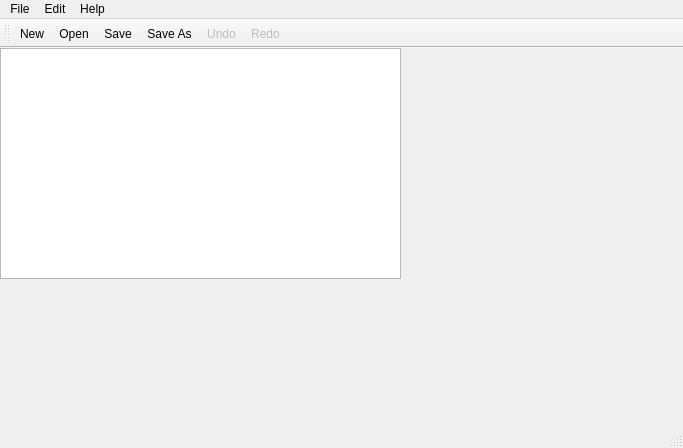
<?xml version="1.0" encoding="UTF-8"?>
<ui version="4.0">
 <class>Notepad</class>
 <widget class="QMainWindow" name="Notepad">
  <property name="geometry">
   <rect>
    <x>0</x>
    <y>0</y>
    <width>683</width>
    <height>448</height>
   </rect>
  </property>
  <property name="windowTitle">
   <string>Notepad</string>
  </property>
  <widget class="QWidget" name="centralWidget">
   <widget class="QPlainTextEdit" name="textBody">
    <property name="geometry">
     <rect>
      <x>0</x>
      <y>0</y>
      <width>401</width>
      <height>231</height>
     </rect>
    </property>
   </widget>
  </widget>
  <widget class="QMenuBar" name="menuBar">
   <property name="geometry">
    <rect>
     <x>0</x>
     <y>0</y>
     <width>683</width>
     <height>19</height>
    </rect>
   </property>
   <widget class="QMenu" name="menuFile">
    <property name="title">
     <string>File</string>
    </property>
    <addaction name="actionNew"/>
    <addaction name="actionOpen"/>
    <addaction name="actionSave"/>
    <addaction name="actionSave_As"/>
    <addaction name="separator"/>
    <addaction name="separator"/>
    <addaction name="actionUndo"/>
    <addaction name="actionRedo"/>
   </widget>
   <widget class="QMenu" name="menuAbout">
    <property name="title">
     <string>Help</string>
    </property>
    <addaction name="actionAbout"/>
   </widget>
   <widget class="QMenu" name="menuEdit">
    <property name="title">
     <string>Edit</string>
    </property>
    <addaction name="actionFont"/>
    <addaction name="actionFind"/>
   </widget>
   <addaction name="menuFile"/>
   <addaction name="menuEdit"/>
   <addaction name="menuAbout"/>
  </widget>
  <widget class="QStatusBar" name="statusBar"/>
  <widget class="QToolBar" name="mainToolBar">
   <attribute name="toolBarArea">
    <enum>TopToolBarArea</enum>
   </attribute>
   <attribute name="toolBarBreak">
    <bool>false</bool>
   </attribute>
   <addaction name="actionNew"/>
   <addaction name="actionOpen"/>
   <addaction name="actionSave"/>
   <addaction name="actionSave_As"/>
   <addaction name="actionUndo"/>
   <addaction name="actionRedo"/>
  </widget>
  <action name="actionNew">
   <property name="icon">
    <iconset resource="resources.qrc">
     <normaloff>:/icons/icons/new.png</normaloff>:/icons/icons/new.png</iconset>
   </property>
   <property name="text">
    <string>New</string>
   </property>
   <property name="shortcut">
    <string>Ctrl+N</string>
   </property>
  </action>
  <action name="actionOpen">
   <property name="icon">
    <iconset resource="resources.qrc">
     <normaloff>:/icons/icons/open.png</normaloff>:/icons/icons/open.png</iconset>
   </property>
   <property name="text">
    <string>Open</string>
   </property>
   <property name="shortcut">
    <string>Ctrl+O</string>
   </property>
  </action>
  <action name="actionSave">
   <property name="icon">
    <iconset resource="resources.qrc">
     <normaloff>:/icons/icons/save.png</normaloff>:/icons/icons/save.png</iconset>
   </property>
   <property name="text">
    <string>Save</string>
   </property>
   <property name="shortcut">
    <string>Ctrl+S</string>
   </property>
  </action>
  <action name="actionSave_As">
   <property name="icon">
    <iconset resource="resources.qrc">
     <normaloff>:/icons/icons/save-as.png</normaloff>:/icons/icons/save-as.png</iconset>
   </property>
   <property name="text">
    <string>Save As</string>
   </property>
   <property name="shortcut">
    <string>Ctrl+Shift+S</string>
   </property>
  </action>
  <action name="actionAbout">
   <property name="text">
    <string>About</string>
   </property>
  </action>
  <action name="actionUndo">
   <property name="enabled">
    <bool>false</bool>
   </property>
   <property name="icon">
    <iconset resource="resources.qrc">
     <normaloff>:/icons/icons/undo.png</normaloff>:/icons/icons/undo.png</iconset>
   </property>
   <property name="text">
    <string>Undo</string>
   </property>
   <property name="shortcut">
    <string>Ctrl+Z</string>
   </property>
  </action>
  <action name="actionRedo">
   <property name="enabled">
    <bool>false</bool>
   </property>
   <property name="icon">
    <iconset resource="resources.qrc">
     <normaloff>:/icons/icons/redo.png</normaloff>:/icons/icons/redo.png</iconset>
   </property>
   <property name="text">
    <string>Redo</string>
   </property>
  </action>
  <action name="actionFont">
   <property name="text">
    <string>Font</string>
   </property>
  </action>
  <action name="actionFind">
   <property name="text">
    <string>Find</string>
   </property>
  </action>
 </widget>
 <layoutdefault spacing="6" margin="11"/>
 <resources>
  <include location="resources.qrc"/>
 </resources>
 <connections/>
</ui>
